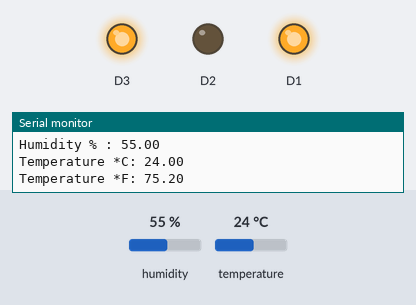
The sketch below on a simulated ESP8266 (NodeMCU). Parts: output pins drawn as LEDs (lit = HIGH), the last lines printed to the serial monitor. The test bench sets the inputs (shaded band); at power-on: temperature 24 °C, humidity 55 %. WiFi joins after 1.5 s; servers stay silent unless stated; the local clock reads 2024-03-15 10:24:30 at power-on unless the sketch sets it; the Firebase database answers and starts empty.

Above: at 3.0 s.
3.1 s: temperature set to 12 °C
6.4 s: temperature set to 9 °C
At 8.6 s:
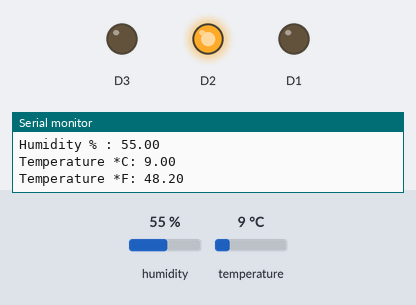
9.7 s: temperature set to 19 °C
At 12.2 s:
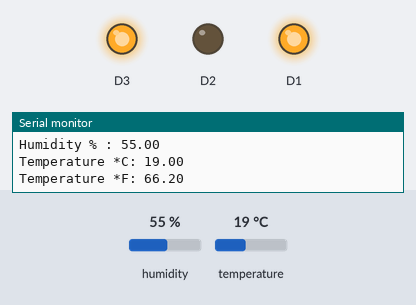
22.6 s: temperature set to 1 °C
At 24.2 s:
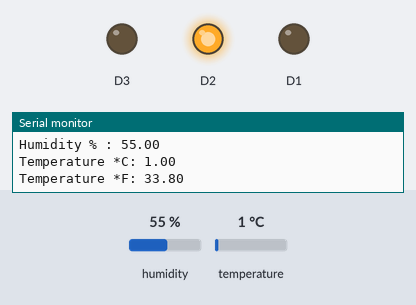
Timing chart, 0 to 25.7 s (numbered marks = the images above; inputs shaded):
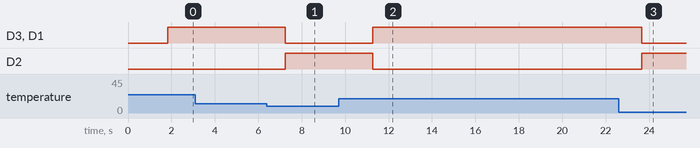

The sketch:

F_REBASEPROJECT.ino
```cpp
#if defined(ESP32)
#include <WiFi.h>
#include <FirebaseESP32.h>
#elif defined(ESP8266)
#include <ESP8266WiFi.h>
#include <WiFiClientSecure.h>
#include <UniversalTelegramBot.h>
#include <ArduinoJson.h>
#include <FirebaseESP8266.h>
#include <ESP8266WebServer.h>
#endif
#include "DHT.h"
#include "DHTesp.h"
#include <ESP8266WiFi.h>
#include <addons/TokenHelper.h>
#include <addons/RTDBHelper.h>
#define LED_2 D2
#define LED D3
#define DHTPIN D4
#define BUZZER D1
#define DHTTYPE DHT11
#define WIFI_SSID ""
#define WIFI_PASSWORD ""
WiFiServer server(80);
#define API_KEY ""
#define DATABASE_URL ""
#define USER_EMAIL ""
#define USER_PASSWORD ""
FirebaseData fbdo;
#define BOTtoken ""
#define CHAT_ID ""

X509List cert(TELEGRAM_CERTIFICATE_ROOT);
WiFiClientSecure clientb;
UniversalTelegramBot bot(BOTtoken, clientb);

FirebaseAuth auth;
FirebaseConfig config;
unsigned long sendDataPrevMillis = 0;
unsigned long count = 0;
DHT dht(DHTPIN, DHTTYPE);


void setup() {


  dht.begin();
  Serial.begin(115200);
  configTime(0, 0, "pool.ntp.org");
  clientb.setTrustAnchors(&cert);
  delay(10);
  Serial.println();
  pinMode(D1, OUTPUT);
  WiFi.mode(WIFI_STA);
  dht.begin();
  WiFi.begin(WIFI_SSID, WIFI_PASSWORD);
  Serial.println(WIFI_SSID);
  Serial.print("Connecting to Wi-Fi");
  while (WiFi.status() != WL_CONNECTED) {
    Serial.print(".");
    delay(300);
  }
  Serial.println();
  Serial.print("Connected with IP: ");
  Serial.println(WiFi.localIP());

  Serial.println();
 bot.sendMessage(CHAT_ID, "Bot Başlatıldı", "");

  server.begin();
  Serial.printf("Firebase Client v%s\n\n", FIREBASE_CLIENT_VERSION);
  config.api_key = API_KEY;

  auth.user.email = USER_EMAIL;
  auth.user.password = USER_PASSWORD;

  config.database_url = DATABASE_URL;
  config.token_status_callback = tokenStatusCallback;

  Firebase.begin(&config, &auth);
  Firebase.reconnectWiFi(true);

  Firebase.setDoubleDigits(5);
}

void loop() {
  pinMode(D3, OUTPUT);
  pinMode(D2, OUTPUT);
  WiFiClient client = server.available();

  float h = dht.readHumidity();
  float t = dht.readTemperature();
  float f = dht.readTemperature(true);

  if (isnan(h) || isnan(t) || isnan(f)) {
    Serial.println("Failed to read from DHT sensor!");
    return;
  }

  Serial.print("Humidity % : ");
  Serial.println(h);
  Serial.print("Temperature *C: ");
  Serial.println(t);
  Serial.print("Temperature *F: ");
  Serial.println(f);

  if (t <= 10) {


    digitalWrite(D2, HIGH);
    digitalWrite(D3, LOW);
    digitalWrite(D1, LOW);
  }


  else {


    digitalWrite(D3, HIGH);
    digitalWrite(D2, LOW);
    digitalWrite(D1, HIGH);
    bot.sendMessage(CHAT_ID, "YÜKSEK SICAKLIK ALARMI!!", "");
  }


  client.println("HTTP/1.1 200 OK");
  client.println("Content-Type: text/html");
  client.println("Connection: close");
  client.println("Refresh: 5");  // refresh the page automatically every 5 sec
  client.println();
  client.println("<!DOCTYPE html>");
  client.println("<html xmlns='http://www.w3.org/1999/xhtml'>");
  client.println("<head>\n<meta charset='UTF-8'>");
  client.println("<title>ESP8266 Temperature & Humidity DHT11 Sensor</title>");
  client.println("</head>\n<body>");
  client.println("<H2>ESP8266 & DHT11 Sensor</H2>");
  client.println("<H3>Humidity / Temperature</H3>");
  client.println("<pre>");
  client.print("Humidity (%)         : ");
  client.println((float)h, 2);
  client.print("Temperature (°C)  : ");
  client.println((float)t, 2);
  client.print("Temperature (°F)  : ");
  client.println((float)f, 2);
  client.println("</pre>");
  client.println("<H3>GÖMÜLÜ SİSTEMLER</H3>");
  client.print("</body>\n</html>");
  delay(2000);


  if (Firebase.ready() && (millis() - sendDataPrevMillis > 15000 || sendDataPrevMillis == 0)) {
    sendDataPrevMillis = millis();
    Serial.printf("Set Temperature... %s\n", Firebase.setFloat(fbdo, F("/test/temperature"), t) ? "ok" : fbdo.errorReason().c_str());

    Serial.printf("Get Temperature... %s\n", Firebase.getFloat(fbdo, F("/test/temperature")) ? String(fbdo.to<float>()).c_str() : fbdo.errorReason().c_str());

    Serial.printf("Set Humidity... %s\n", Firebase.setDouble(fbdo, F("/test/humidity"), h) ? "ok" : fbdo.errorReason().c_str());

    Serial.printf("Get Humidity... %s\n", Firebase.getDouble(fbdo, F("/test/humidity")) ? String(fbdo.to<double>()).c_str() : fbdo.errorReason().c_str());

    FirebaseJson json;

    if (count == 0) {
      json.set("value/round/" + String(count), F("cool!"));
      json.set(F("vaue/ts/.sv"), F("timestamp"));
      Serial.printf("Set json... %s\n", Firebase.set(fbdo, F("/test/json"), json) ? "ok" : fbdo.errorReason().c_str());
    } else {
      json.add(String(count), "smart!");
      Serial.printf("Update node... %s\n", Firebase.updateNode(fbdo, F("/test/json/value/round"), json) ? "ok" : fbdo.errorReason().c_str());
    }

    Serial.println();


    count++;
  }
}
```

Measured:
- the behaviour switches between 11 and 10 °C on temperature (found by bisection; images 0 and 1)
- after the input at 6.4 s, D3, D1: HIGH → LOW after 0.84 s; D2: LOW → HIGH after 0.84 s
- after the input at 9.7 s, D3, D1: LOW → HIGH after 1.6 s; D2: HIGH → LOW after 1.6 s
- after the input at 22.6 s, D3, D1: HIGH → LOW after 1.1 s; D2: LOW → HIGH after 1.1 s
